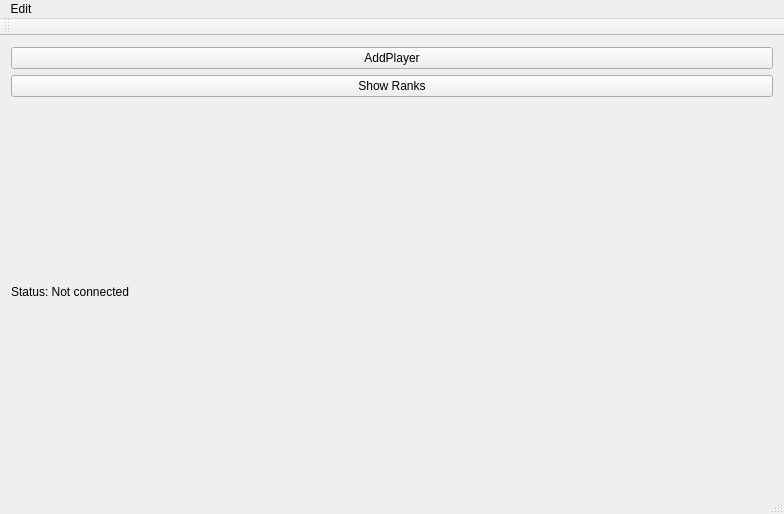
<?xml version="1.0" encoding="UTF-8"?>
<ui version="4.0">
 <class>MainWindow</class>
 <widget class="QMainWindow" name="MainWindow">
  <property name="geometry">
   <rect>
    <x>0</x>
    <y>0</y>
    <width>784</width>
    <height>514</height>
   </rect>
  </property>
  <property name="windowTitle">
   <string>MainWindow</string>
  </property>
  <widget class="QWidget" name="centralWidget">
   <layout class="QVBoxLayout" name="verticalLayout">
    <item>
     <widget class="QPushButton" name="AddPlayer">
      <property name="text">
       <string>AddPlayer</string>
      </property>
     </widget>
    </item>
    <item>
     <widget class="QPushButton" name="ShowRanks">
      <property name="text">
       <string>Show Ranks</string>
      </property>
     </widget>
    </item>
    <item>
     <widget class="QLabel" name="connectionStatus">
      <property name="text">
       <string>Status: Not connected</string>
      </property>
     </widget>
    </item>
   </layout>
  </widget>
  <widget class="QMenuBar" name="menuBar">
   <property name="geometry">
    <rect>
     <x>0</x>
     <y>0</y>
     <width>784</width>
     <height>26</height>
    </rect>
   </property>
   <widget class="QMenu" name="menuEdit">
    <property name="title">
     <string>Edit</string>
    </property>
    <addaction name="actionAddItems"/>
   </widget>
   <addaction name="menuEdit"/>
  </widget>
  <widget class="QToolBar" name="mainToolBar">
   <attribute name="toolBarArea">
    <enum>TopToolBarArea</enum>
   </attribute>
   <attribute name="toolBarBreak">
    <bool>false</bool>
   </attribute>
  </widget>
  <widget class="QStatusBar" name="statusBar"/>
  <action name="actionAddItems">
   <property name="text">
    <string>Add Items</string>
   </property>
  </action>
 </widget>
 <layoutdefault spacing="6" margin="11"/>
 <resources/>
 <connections/>
</ui>
